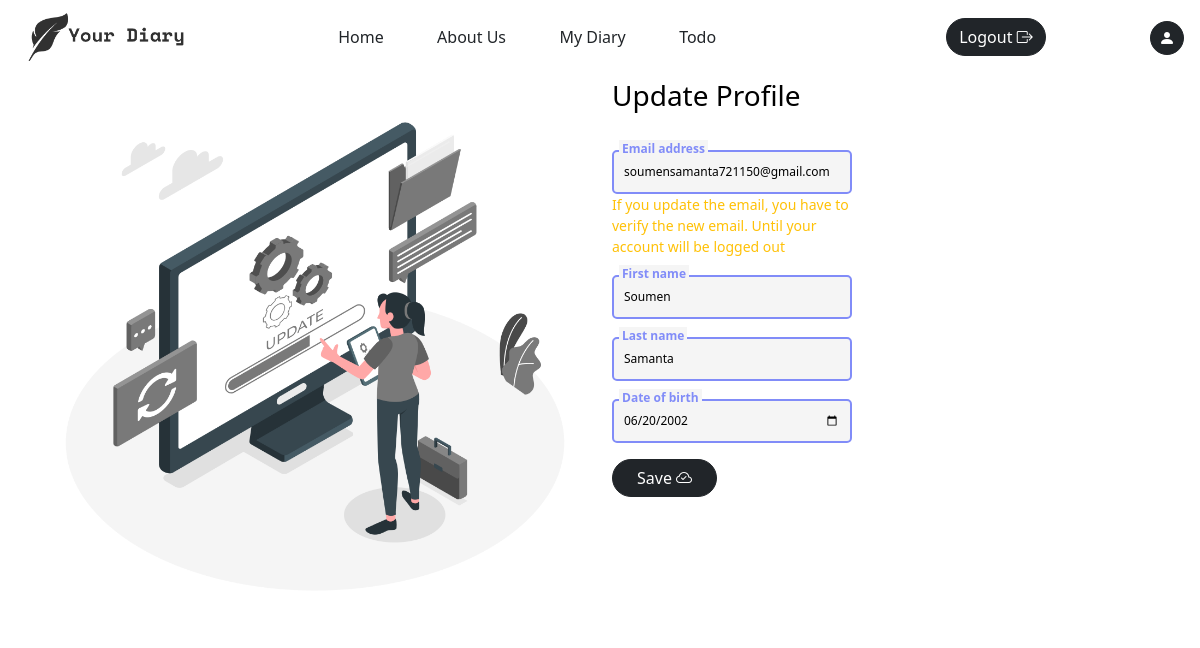
The page /profile/update/ (signed in) on the database its author committed.
### diary/models.py (models this page shows, shortened)
class User(AbstractBaseUser):
    email = models.EmailField(
        verbose_name="email address",
        max_length=255,
        unique=True,
    )
    first_name = models.CharField(max_length=30)
    last_name = models.CharField(max_length=30)
    date_of_birth = models.DateField()
    is_active = models.BooleanField(default=True)
    is_admin = models.BooleanField(default=False)
    objects = MyUserManager()
    USERNAME_FIELD = "email"
    REQUIRED_FIELDS = ["first_name", "last_name", "date_of_birth"]

### diary/views.py (the view)
# urls.py: path('profile/update/', views.update_profile, name="updateProfile"),
@login_required(login_url="login")
def update_profile(request):
	context = {}
	if request.method == "POST":
		form = CustomUserChangeForm(request.POST, instance=request.user)
		print("user email: ", request.user.email)
		previous_email = request.user.email
		if form.is_valid():
			print("form email: ", form.cleaned_data['email'])
			if form.cleaned_data['email'] != previous_email:
				print("email changed")
				inactive_user = send_verification_email(request, form)
				email = form.cleaned_data['email']
				request.session['email'] = email
				messages.success(request, "Verify your email to complete the registration")
				return redirect("verificationMsg")
			form.save()
			messages.success(request, "You have updated your profile")
			return redirect("profile")
		else:
			context["form"] = form
			messages.error(request, "Error updating your profile")
			return redirect("profile")
	else:
		form = CustomUserChangeForm(instance=request.user)
		context["form"] = form
		return render(request, "update_profile.html", context)

### diary/forms.py
class CustomUserChangeForm(UserChangeForm):
	date_of_birth = forms.DateField(widget=forms.DateInput(attrs={'type': 'date', 'range': '1900-01-01, 2021-12-31'}))
	email = forms.EmailField(label="Email address",
						  widget=forms.EmailInput(attrs={'class': 'input' , 'placeholder':'Write here...'}))
	first_name = forms.CharField(label="First name",
						  widget=forms.TextInput(attrs={'class': 'input' ,'placeholder':'Write here...'}))
	last_name = forms.CharField(label="Last name",
						  widget=forms.TextInput(attrs={'class': 'input' ,'placeholder':'Write here...'}))
	date_of_birth = forms.DateField(widget=forms.DateInput(attrs={'type': 'date', 'class':'input', 'range': '1900-01-01, 2021-12-31'}))
	class Meta(UserChangeForm.Meta):
		model = User
		fields = ('email', 'first_name', 'last_name', 'date_of_birth')

### diary/context_processors.py (called while the page is built)
def site(request):
	site = Site.objects.first()  # replace this with your actual query
	return {'site': site}

### diary/templates/update_profile.html (shortened to what this page needs)
{% extends "base.html" %}
{% load static %}
{% load widget_tweaks %}
{% block css %}
	<link rel="stylesheet" href="{% static "css/update_profile.css" %}">
{% endblock css %}
{% block body %}
	<div class="container">
		<div class="row">
			<div class="col-sm-6">
				<img src="{% static 'media/Update-profile.png' %}" alt="Email sent" class="img-fluid">
			</div>
			<div class="col-sm-6">
				<div class="form-part">
					<p class="fs-3 fw-medium">Update Profile</p>
					<form method="post" class="update-form"  novalidate >{% csrf_token %}
						{% for field in form %}
                            {% if field.name != 'password' %}
                                <div class="coolinput">
                                    <label for="{{field.id_for_label}}" class="text">{{field.label}}</label>
									{% if field.name == 'email' %}
										{{field}}
										<small class="text-warning">If you update the email, you have to verify the new email. Until your account will be logged out </small>
									{% else %}
										{{field}}
									{% endif %}
                                </div>
                            {% endif %}
                        {% endfor %}
						<button type="submit" class="btn mt-3 px-4 {% if request.user.theme.theme == 'dark' %} btn-secondary {% else %} btn-dark {% endif %}" >Save <i class="bi bi-cloud-check"></i></button>
					</form>
				</div>
			</div>
		</div>
	</div>
{% endblock body %}

### static/css/style.css (style rules this page uses)
.btn { border-radius: 30px !important; }
.light-theme { background-color: white; color: black; }
button { cursor: pointer; }

### static/css/update_profile.css (style rules this page uses)
.coolinput { display: flex; flex-direction: column; width: 90%; position: static; max-width: 240px; }
.coolinput label.text { font-size: 0.75rem; color: #818CF8; font-weight: 700; position: relative; top: 0.5rem; margin: 0 0 0 7px; padding: 0 3px; background: whitesmoke; width: fit-content; }
.coolinput > .input { padding: 11px 10px; font-size: 0.75rem; border: 2px #818CF8 solid; border-radius: 5px; background: whitesmoke; }

### rows shown on the page
User: form "soumensamanta721150@gmail.com", form "Soumen" "Samanta" "06/20/2002"

### other values the page prints
{{ field.label }} "Email address" "First name" "Last name" "Date of birth"
